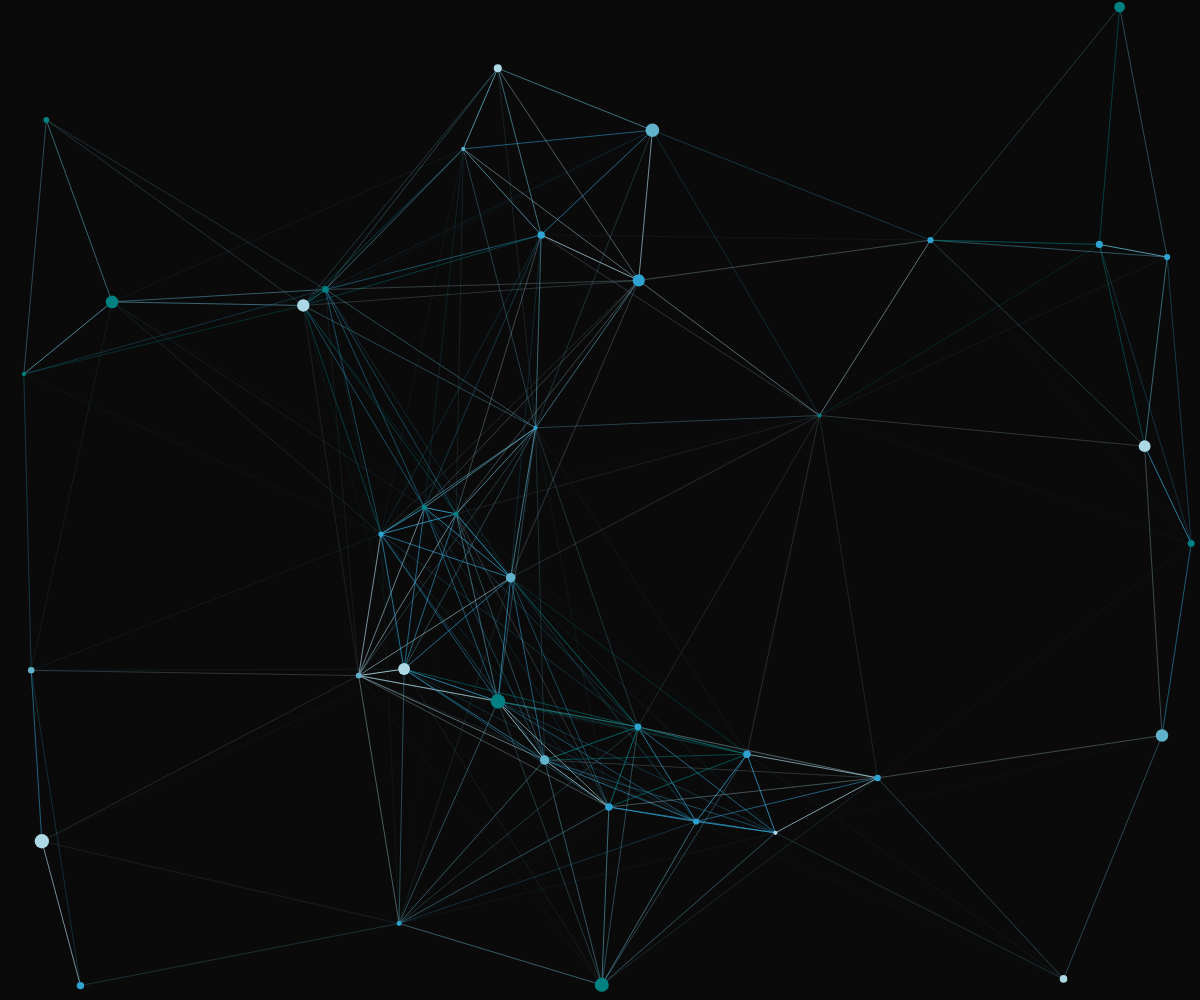
Frame 1 (no input)
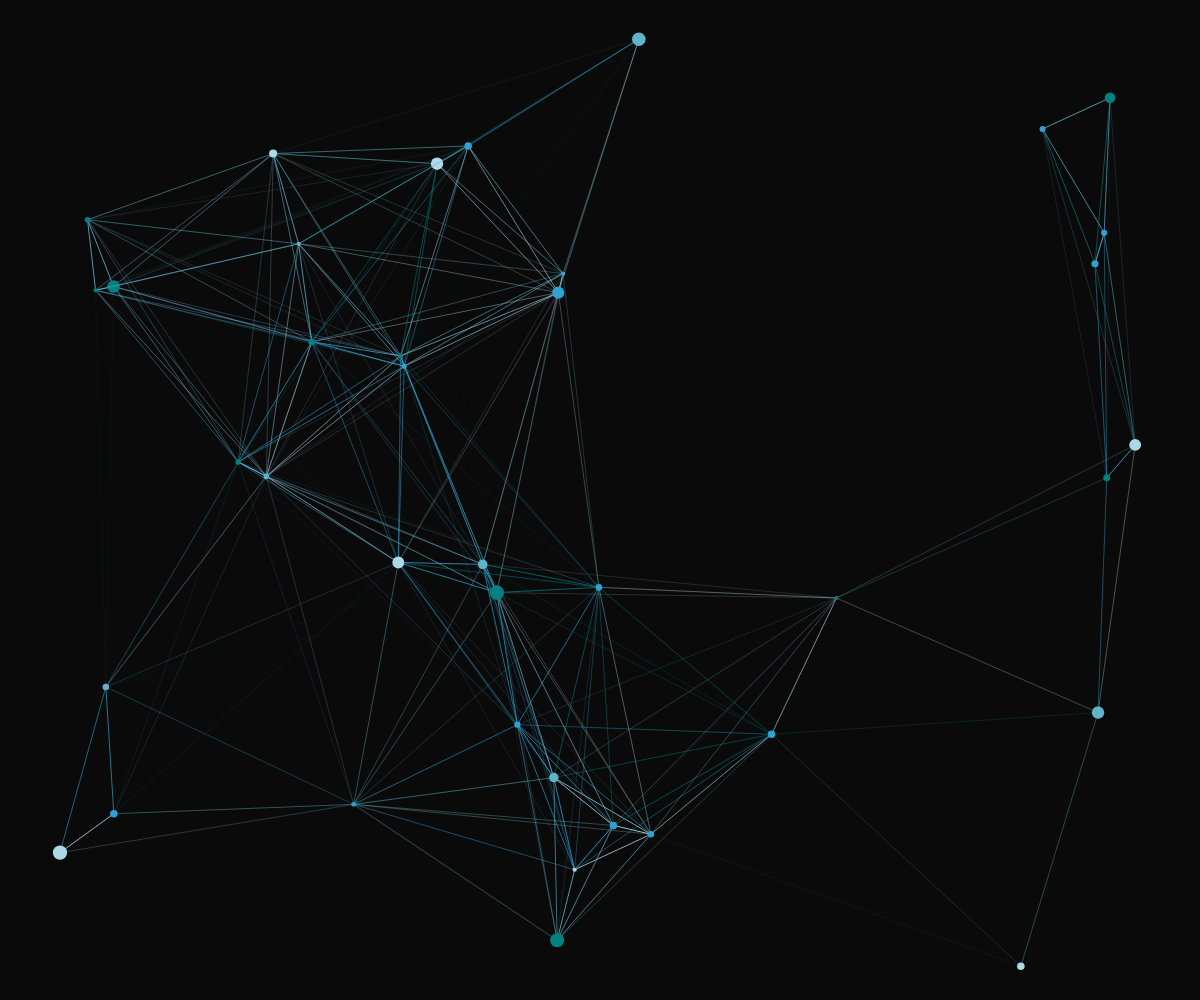
Frame 60 (no input)
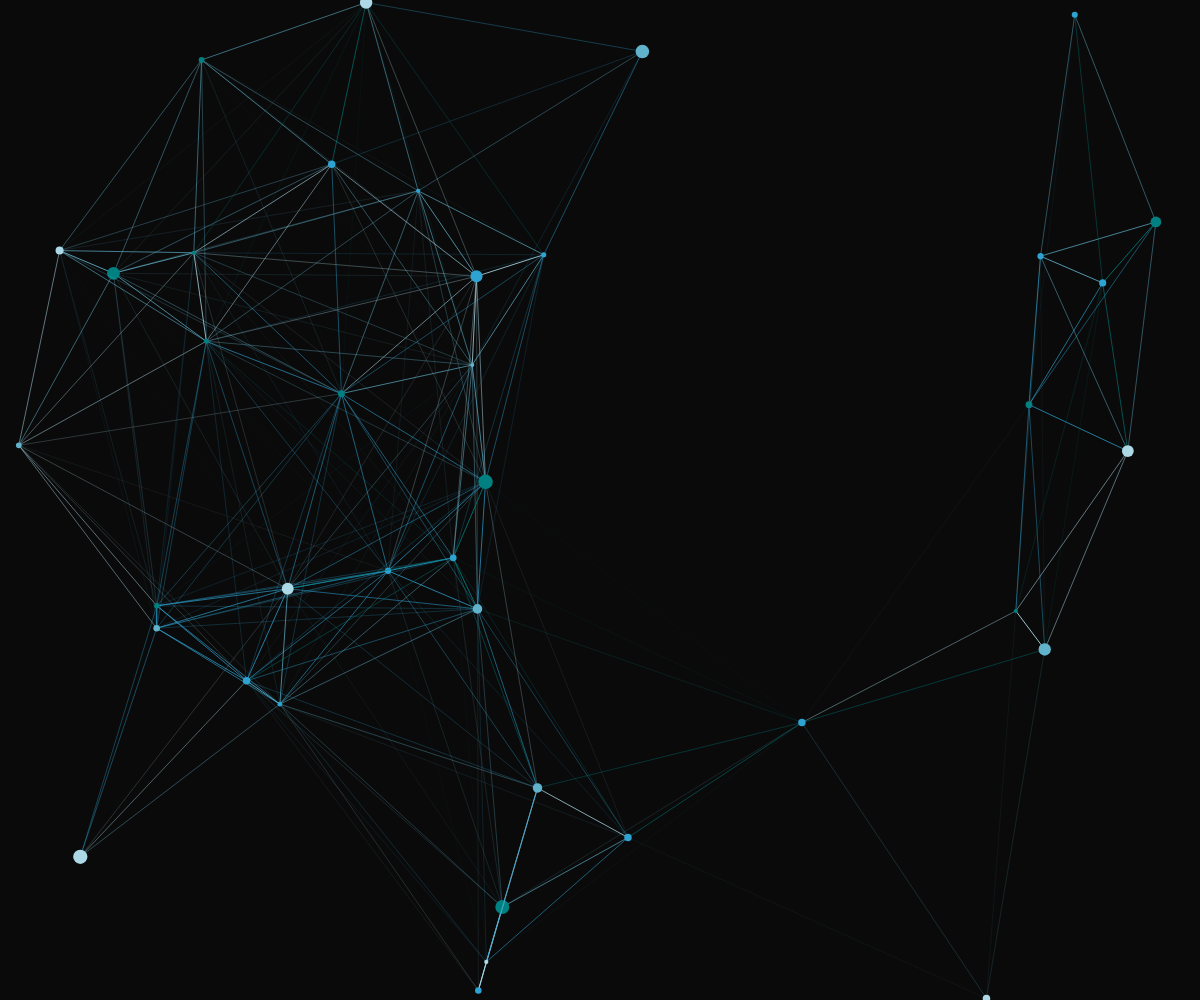
Frame 120 (the mouse pressed at the canvas centre since frame 60)

The p5.js sketch that drew these frames (run headless with seeded random() and noise() and a simulated clock; from frame 60 on, the mouse is pressed at the canvas centre):

// p5.js sketch
// ── sketch.js
var window_size = Math.sqrt(Math.pow(window.innerWidth, 2) + Math.pow(window.innerHeight, 2));
var max_connection_distance = window_size / 3.75 ;
var dot_colors = ['#008080', '#ADD8E6', '#61B2CB', '#2EA2D1'];
var max_dots = 40;
var min_dots = 15;
var max_size = 15;
var min_size = 4;
var max_velocity = Math.random()*5;
var max_delta_direction = 3; // degrees
var threshold = 0 * max_connection_distance;
var inverse_threshold = max_connection_distance - threshold;

// Comentando la funcion
function setup() {
    var canvas = createCanvas(window.innerWidth, window.innerHeight);

// Create a bunch of dots
dots.init();
// Connect them
    dots.connect();
}

// Mas comentarios
function draw(){

    background(10);
// Draw lines before drawing dots, so lines
// don't show up on top.
    dots.connect();
    dots.update();
    dots.show();
}

var dots = {
    num_dots: 0,
    dot_list: [],
    init: function(){
        this.num_dots = Math.floor(Math.random()*(max_dots-min_dots) + min_dots);
        for(var i=0; i < this.num_dots; i++){
            var rand_x = Math.random() * window.innerWidth;
            var rand_y = Math.random() * window.innerHeight;
            var rand_size = Math.random()*(max_size - min_size) + min_size;
            var rand_velocity = Math.random()*max_velocity;
            this.dot_list.push(new Dot(rand_x, rand_y, rand_size, rand_velocity));
        }
    },
    update: function(){
        for(var i in this.dot_list){
            var dot = this.dot_list[i];
            dot.update();
        }
    },
    show: function(){
        for(var i in this.dot_list){
            var dot = this.dot_list[i];
            dot.show();
        }
    },
    connect: function(){
        for(var i = 0; i<this.dot_list.length; i++){
            var dot = this.dot_list[i];
            for(var j=i+1; j < this.dot_list.length; j++){
                var compare = this.dot_list[j];
                var distance = get_distance(compare, dot);
                if(distance < max_connection_distance){
                    if(dot.neighbors.indexOf(compare) == -1){
                        dot.neighbors.push(compare);
                    }
                }
            }
        }
    }
};

function Dot(x, y, size, velocity){
    this.neighbors = [];
    this.direction = Math.random()*360;
    this.pos = createVector(x, y);
    this.size = size;
    this.velocity = velocity;
    this.color = dot_colors[Math.floor(Math.random()*dot_colors.length)];
    this.line_color = dot_colors[Math.floor(Math.random()*dot_colors.length)];
    this.adjust = (Math.random() * max_delta_direction * 2) - max_delta_direction;

    this.show = function(){
        // Draw the connections
        for(var i in this.neighbors){
            var neighbor = this.neighbors[i];
            var distance = get_distance(this, neighbor);
            if(distance < max_connection_distance){
                var overflow = distance - threshold;
                var opacity = 255 - (overflow/inverse_threshold)*255;
                var rgb = hexToRgb(this.line_color);
                stroke(rgb['r'], rgb['g'], rgb['b'], opacity);
                line(this.pos.x, this.pos.y, neighbor.pos.x, neighbor.pos.y);
            } else {
                this.neighbors.splice(i, 1);
            }
        }
        // Draw the dot
        fill(this.color);
        noStroke();
        ellipse(this.pos.x, this.pos.y, this.size, this.size);
    };

    this.update = function(){
        if(Math.floor(Math.random()*20) == 0){
            this.adjust = (Math.random() * max_delta_direction * 2) - max_delta_direction;
        }

        this.direction = (this.adjust + this.direction);
        var rads = (this.direction*Math.PI)/180;
        // Move in current direction
        var new_x = Math.cos(rads) * this.velocity + this.pos.x;
        if(new_x >= window.innerWidth || new_x <= 0){
            new_x = this.pos.x;
            this.direction = Math.random() * 360;
        }
        var new_y = Math.sin(rads) * this.velocity + this.pos.y;
        if(new_y >= window.innerHeight || new_y <= 0){
            new_y = this.pos.y;
            this.direction = Math.random() * 360;
        }
        this.pos = createVector(new_x, new_y);
    };
}

function get_distance(dot1, dot2){
    var dx = dot2.pos.x - dot1.pos.x;
    var dy = dot2.pos.y - dot1.pos.y;
    var d = Math.sqrt(Math.pow(dx, 2) + Math.pow(dy, 2));
    return d;
}

// I was just really lazy and didn't wanna implement this
// https://stackoverflow.com/questions/5623838/rgb-to-hex-and-hex-to-rgb
function hexToRgb(hex) {
    var result = /^#?([a-f\d]{2})([a-f\d]{2})([a-f\d]{2})$/i.exec(hex);
    return result ? {
        r: parseInt(result[1], 16),
        g: parseInt(result[2], 16),
        b: parseInt(result[3], 16)
    } : null;
}
